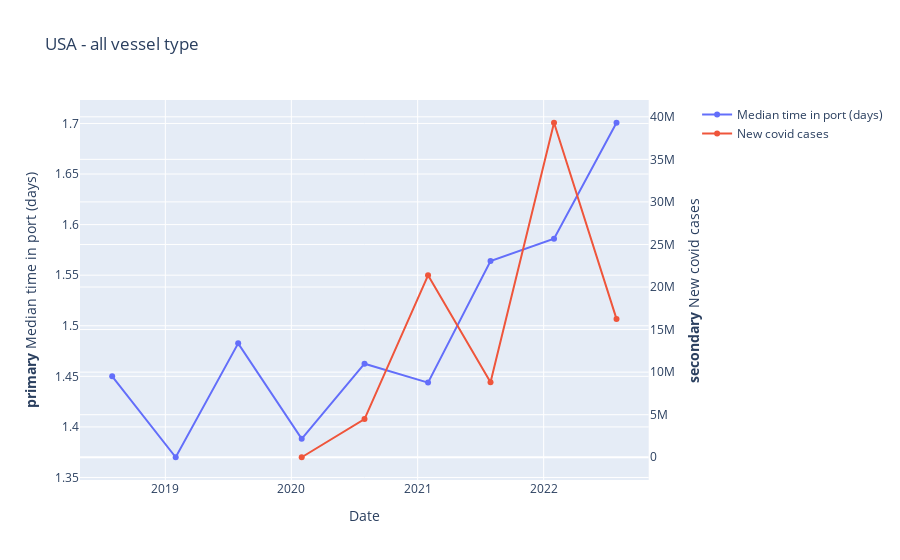

This figure's notebook cell:
### Code cell
import plotly.graph_objects as go
from plotly.subplots import make_subplots

df_combined_world = df_combined_world[df_combined_world['Vessel Type'] == 'All ships']
df_combined_world = df_combined_world[df_combined_world['Location'] == 'United States of America']

# Create figure with secondary y-axis
fig = make_subplots(specs=[[{"secondary_y": True}]])

# Add traces
fig.add_trace(
    go.Scatter(x=df_combined_world['date'], y=df_combined_world['Median time in port (days)'], name="Median time in port (days)"),
    secondary_y=False,
)

fig.add_trace(
    go.Scatter(x=df_combined_world['date'], y=df_combined_world['new_cases'], name="New covid cases"),
    secondary_y=True,
)

# Add figure title
fig.update_layout(
    title_text="USA - all vessel type"
)

# Set x-axis title
fig.update_xaxes(title_text="Date")

# Set y-axes titles
fig.update_yaxes(title_text="<b>primary</b> Median time in port (days)", secondary_y=False)
fig.update_yaxes(title_text="<b>secondary</b> New covid cases", secondary_y=True)

fig.show()

### Figure 1 — Plotly figure (JSON) as saved in the notebook; plotly's stock layout.template omitted (floating-point values rounded to 4 significant figures)
{"data": [{"name": "Median time in port (days)", "type": "scatter", "x": ["2018-07-31", "2019-01-31", "2019-07-31", "2020-01-31", "2020-07-31", "2021-01-31", "2021-07-31", "2022-01-31", "2022-07-31"], "xaxis": "x", "y": [1.45, 1.37, 1.483, 1.388, 1.462, 1.444, 1.564, 1.586, 1.701], "yaxis": "y"}, {"name": "New covid cases", "type": "scatter", "x": ["2018-07-31", "2019-01-31", "2019-07-31", "2020-01-31", "2020-07-31", "2021-01-31", "2021-07-31", "2022-01-31", "2022-07-31"], "xaxis": "x", "y": [null, null, null, 8, 4490804, 21372270, 8816641, 39299653, 16253477], "yaxis": "y2"}], "layout": {"title": {"text": "USA - all vessel type"}, "xaxis": {"anchor": "y", "domain": [0, 0.94], "title": {"text": "Date"}}, "yaxis": {"anchor": "x", "domain": [0, 1], "title": {"text": "<b>primary</b> Median time in port (days)"}}, "yaxis2": {"anchor": "x", "overlaying": "y", "side": "right", "title": {"text": "<b>secondary</b> New covid cases"}}}}
